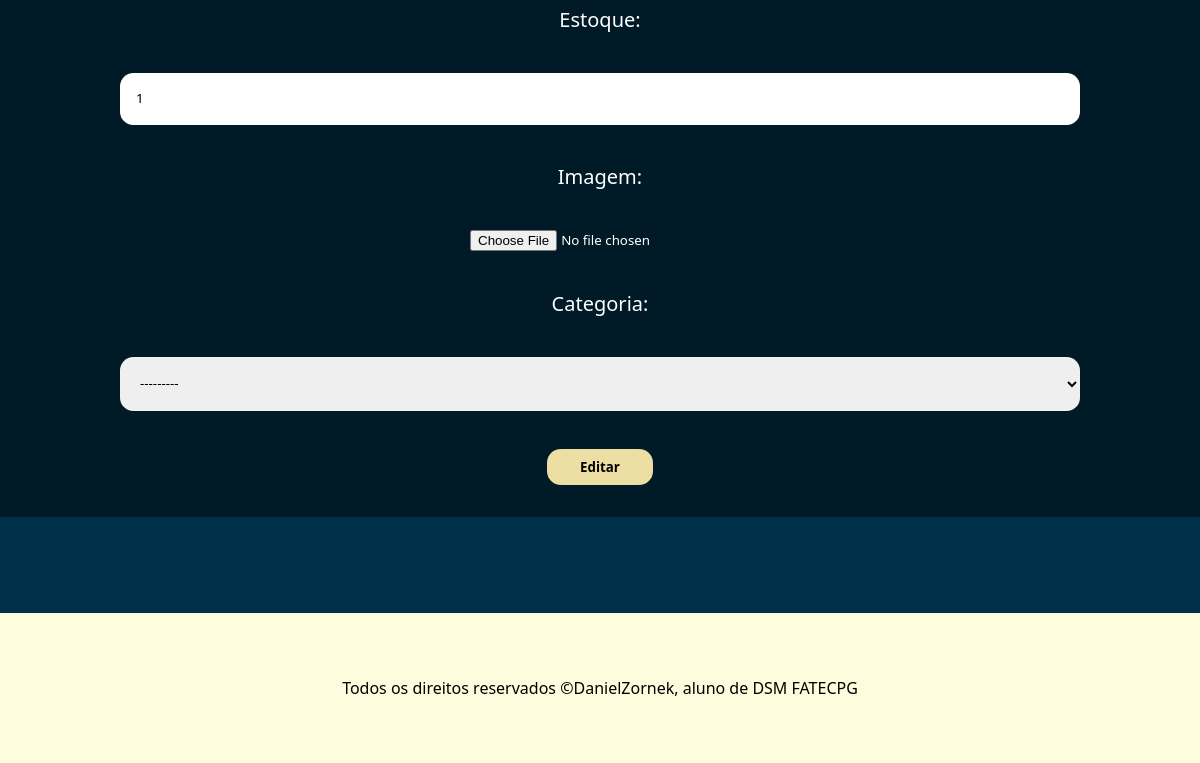
/editar-produto/2 (lower part), run on an earlier commit of the app's database.
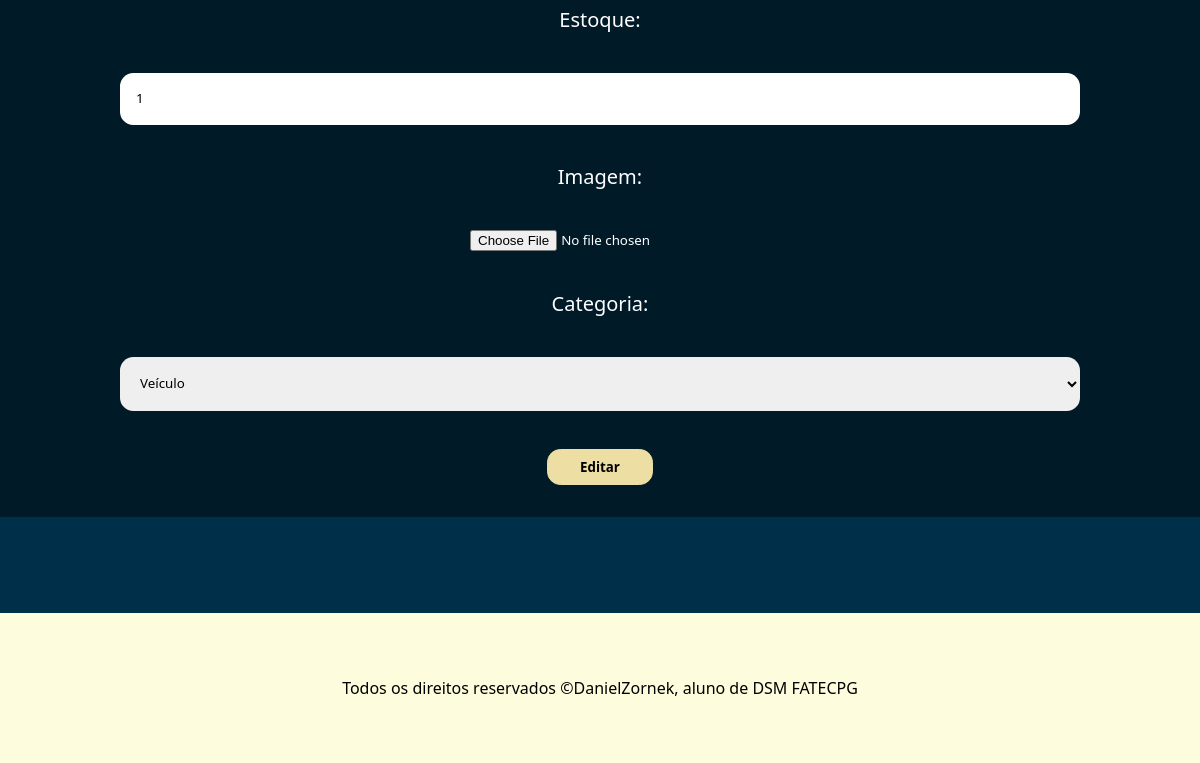
And on a later commit of the database.
### app/models.py (models this page shows, shortened)
class Veiculo(models.Model):
    marca = models.CharField(max_length=80)
    modelo = models.CharField(max_length=80)
    descricao = models.CharField(max_length=200)
    preco = models.DecimalField(max_digits=15, decimal_places=2)
    dataFabricacao = models.DateField()
    estoque = models.IntegerField()
    imagem = models.ImageField(upload_to='imagens/')
    categoria = models.ForeignKey(Categoria, on_delete=models.SET_NULL, null=True, blank=True)

### app/views.py (the view)
# urls.py: path("editar-produto/<int:veiculo_cd>", views.editar_produto, name="editar_produto"),
def editar_produto(request, veiculo_cd):
    veiculo = Veiculo.objects.get(id=veiculo_cd)
    formVeiculoEditar = VeiculoForm(request.POST or None, instance=veiculo)
    if request.POST:
        if formVeiculoEditar.is_valid():
            formVeiculoEditar.save()
            return redirect("exibirProdutos")
    else:
        return render(request, "editar_produto.html", {'formEditarVeiculo' : formVeiculoEditar})

### app/forms.py
class VeiculoForm(forms.ModelForm):
    class Meta:
        model = Veiculo
        fields = ('marca', 'modelo', 'descricao', 'preco', 'dataFabricacao', 'estoque', 'imagem', 'categoria')
        widgets = {
            'marca' : forms.TextInput(attrs={'type':'text', 'class':'form-input'}),
            'modelo' : forms.TextInput(attrs={'type':'text', 'class':'form-input'}),
            'descricao' : forms.TextInput(attrs={'type':'text', 'class':'form-input'}),
            'preco' : forms.TextInput(attrs={'type':'number', 'class':'form-input'}),
            'dataFabricacao' : forms.TextInput(attrs={'type':'date', 'class':'form-input'}),
            'estoque' : forms.TextInput(attrs={'type':'number', 'class':'form-input'}),
            'imagem' : forms.FileInput(attrs={'accept': 'image/*'}),
            'categoria' : forms.Select(attrs={
                    'placeholder': 'Selecione a Categoria',
                    'class':'form-input'
                })
        }

### app/models.py (called while the page is built)
    def __str__(self):
        return f"{self.nome}"

### app/templates/editar_produto.html (shortened to what this page needs)
{% extends "template.html" %}
{% load static %}
{% block style %} <link rel="stylesheet" href="{% static '_forms.css' %}"> {% endblock %}
{% block conteudo %}
    <form class="form" method="post" enctype="multipart/form-data">
        {{ formEditarVeiculo.as_p }}
        <button type="submit" class="form-button">
            Editar
        </button>
    </form>
{% endblock %}

What changed in the data, as far as the page shows it:
changed Veiculo: categoria "---------" → "Veículo"
